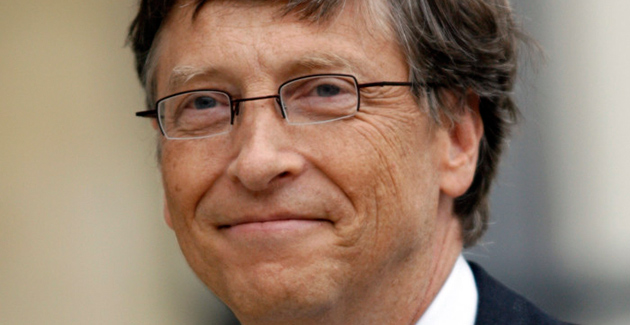
#> input picture test.jpg, 630 x 325 px, given in place of the camera
$ python collect_faces.py
#> lines starting #> are read from the running program, lines starting #| are printed output that depends on the picture; after the words box and inside, x2 and y2 are one past the last pixel; in counts of white or black regions, pixels touching at a corner belong together
import cv2
import os

dataset_path = "dataset"
os.makedirs(dataset_path, exist_ok=True)

# Ask for person name
person_name = input("Enter person name: ")
#> the answer given: test.jpg

# Initialize webcam
cap = cv2.VideoCapture(0)
count = 0

# Load face detector
face_cascade = cv2.CascadeClassifier(cv2.data.haarcascades + 'haarcascade_frontalface_default.xml')

print("Collecting face data. Press 'q' to quit.")

while count < 50:
    ret, frame = cap.read()
#> frame is the input picture: shape (325, 630, 3); mean B, G, R 107.9, 127.1, 152.2
    if not ret:
        print("Failed to capture frame from camera. Check camera connection.")
        break

    # Display count on frame
    cv2.putText(frame, f"Captured: {count}/50", (10, 30), cv2.FONT_HERSHEY_SIMPLEX, 0.8, (0, 255, 0), 2)
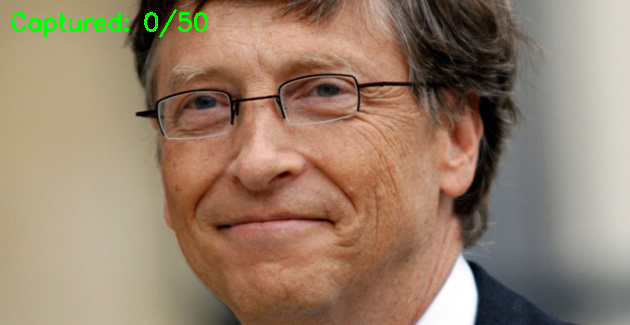
#> frame: shape (325, 630, 3); 0.66% of pixels changed, all inside (x1, y1, x2, y2) = (11, 9, 208, 38)

    # Convert to grayscale for face detection
    gray = cv2.cvtColor(frame, cv2.COLOR_BGR2GRAY)
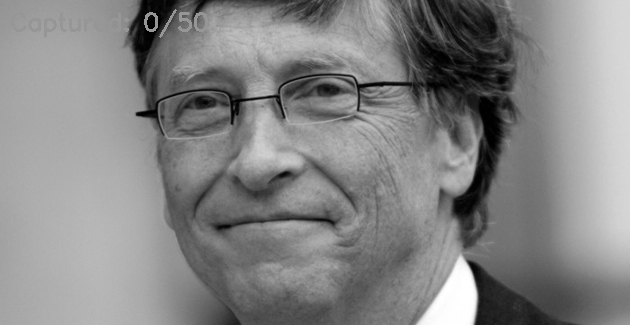
#> gray: shape (325, 630); min 0, max 255, mean 132.6

    # Detect faces
    faces = face_cascade.detectMultiScale(gray, 1.1, 5)
#> faces = [[119, 4, 278, 278]]

    for (x, y, w, h) in faces:
        # Draw rectangle around detected face
        cv2.rectangle(frame, (x, y), (x + w, y + h), (0, 255, 0), 2)

        # Extract and save face
        face = frame[y:y+h, x:x+w]
        face = cv2.resize(face, (160, 160))
        cv2.imwrite(f"{dataset_path}/{person_name}_{count}.jpg", face)
        count += 1

        # Break if we've collected enough faces
        if count >= 50:
            break
#> this loop made 1 pass
#> (x, y, w, h, count) on pass 1: (119, 4, 278, 278, 1)
#> pass 1, `face = frame[y:y+h, x:x+w]`:
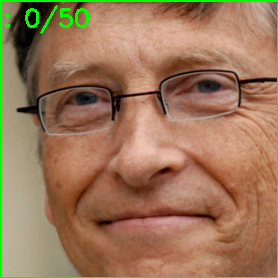
#> face: shape (278, 278, 3); mean B, G, R 88.7, 119.8, 154.5
#> pass 1, `face = cv2.resize(face, (160, 160))`:
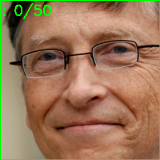
#> face: shape (160, 160, 3); mean B, G, R 88.7, 119.5, 154.6
#> after the loop:
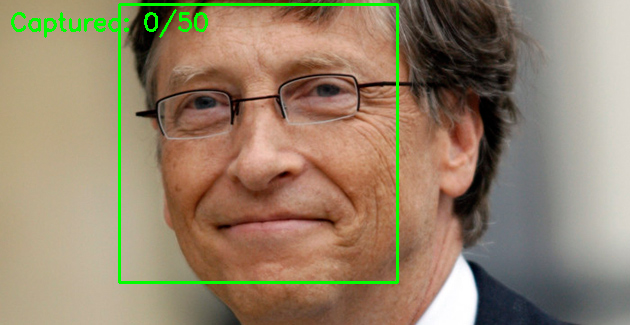
#> frame: shape (325, 630, 3); 1.6% of pixels changed, all inside (x1, y1, x2, y2) = (118, 3, 399, 284)
#> after the loop, count = 1

    # Display frame
    cv2.imshow("Collecting Faces", frame)

    # Check for key press, wait for 100ms
    key = cv2.waitKey(100) & 0xFF
#> (key q is pressed here)
    if key == ord('q'):
        break

cap.release()
cv2.destroyAllWindows()
print(f"Collected {count} face images for {person_name}")
#| Collected 1 face images for test.jpg
